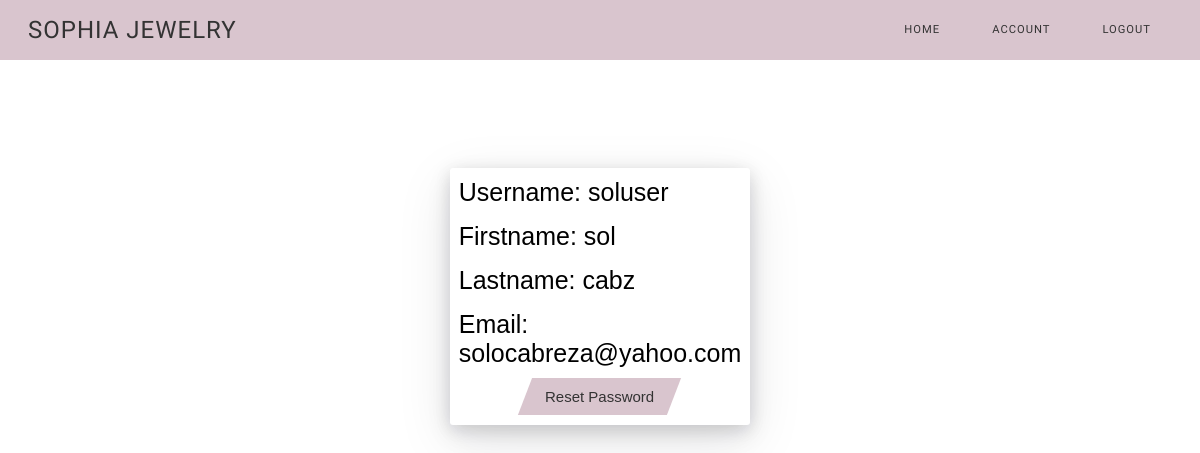
The app's page /account.php (signed in) with its own data.
### tables this page shows
CREATE TABLE `users` (
  `id` int(100) NOT NULL,
  `username` varchar(100) NOT NULL,
  `FirstName` varchar(100) NOT NULL,
  `LastName` varchar(100) NOT NULL,
  `Email` varchar(100) NOT NULL,
  `password` varchar(100) NOT NULL,
  `status` int(1) NOT NULL,
  `role` varchar(100) NOT NULL DEFAULT 'user'
);

### account.php (the view, shortened to what this page needs)
<?php
if (isset($_SESSION['username']) && isset($_SESSION['id'])) {
?>
<html lang="en">
<head>
</head>
    <link rel="stylesheet" type="text/css" href="css/navs.css" />
    <link rel="stylesheet" type="text/css" href="css/account.css" />
<body>
    <nav id="navbar" class="">
      <div class="nav-wrapper">
        <div class="logo">
          <a href="#home"><i class="fa fa-angellist"></i> Sophia Jewelry</a>
        </div>
        <ul id="menu">
          <li><a href="home.php">Home</a></li>
          <li><a href="account.php">Account</a></li>
          <li><a href="logout.php">Logout</a></li>
        </ul>
      </div>
    </nav>
    <div class="menuIcon">
    </div>
    <section>
        <?php
            require'db_conn.php';
            $strSQL = "SELECT * FROM users WHERE id = '".$_SESSION['id']."' ";
            $rs = mysqli_query($conn, $strSQL);
            while($fetch = mysqli_fetch_assoc($rs)) {
        ?>
        <div class=userForm>
            <div class="userDetails">
                <p>Username: <?php echo $fetch['username']?></p>
                <p>Firstname: <?php echo $fetch['FirstName']?></p>
                <p>Lastname: <?php echo $fetch['LastName']?></p>
                <p>Email: <?php echo $fetch['Email']?></p>
            </div>
            <a  href="changePass.php" class="reset">
                <span>Reset Password</span>
            </a>
        </div>
        <?php } ?>
    </section>
</body>
</html>
<?php }else{
	header("Location: index.php");
} ?>

### css/navs.css (style rules this page uses)
* { border: 0; box-sizing: border-box; margin: 0; font-weight: 500; padding: 0; }
body { font-family: 'Montseratt', sans-serif; padding-top: 80px; }
a { color: inherit; font-size: inherit; text-decoration: none; }
#navbar { font-family: 'Della Respira', serif; background: #d9c5ce; color: #333; position: fixed; top: 0; height: 60px; line-height: 60px; width: 100vw; z-index: 10; }
.nav-wrapper { margin: auto; text-align: center; width: 100%; }
#menu { padding-right: 25px; }
.logo { float: left; margin-left: 28px; font-size: 1.5em; height: 60px; letter-spacing: 1px; text-transform: uppercase; }
#navbar ul { display: block; float: right; list-style: none; margin-top: -2px; text-align: right; transition: transform 0.5s ease-out; -webkit-transition: transform 0.5s ease-out; }
@media (orientation: landscape) { #navbar ul { display: inline-block; } }
#navbar li { display: inline-block; }
#navbar li a { color: #333; display: block; font-size: 0.7em; height: 50px; letter-spacing: 1px; margin: 0 20px; padding: 0 4px; position: relative; text-decoration: none; text-transform: uppercase; transition: all 0.5s ease; -webkit-transition: all 0.5s ease; }
#navbar li a:before, #navbar li a:after { content: ''; position: absolute; width: 0%; height: 1px; bottom: -1px; background: rgb(13, 26, 38); }
#navbar li a:before { left: 0; transition: 0.5s; }
#navbar li a:after { background: rgb(13, 26, 38); right: 0; }

### css/account.css (style rules this page uses)
.userForm { display: flex; flex-direction: column; gap:10px; width: 25%; align-items: center; margin: 70px auto; background: white; padding: 10px; border-radius: 3px; box-shadow: rgba(17, 17, 26, 0.1) 0px 4px 16px, rgba(17, 17, 26, 0.1) 0px 8px 24px, rgba(17, 17, 26, 0.1) 0px 16px 56px; }
.reset { color: #333; background: #d9c5ce; border: none; padding: 10px 20px; display: inline-block; font-size: 15px; font-weight: 600; cursor: pointer; transform: skew(-21deg); }
span { display: inline-block; transform: skew(21deg); }
.reset::before { content: ''; position: absolute; top: 0; bottom: 0; right: 100%; left: 0; background: #333; opacity: 0; z-index: -1; transition: all 0.5s; }
.userDetails { display:flex; flex-direction: column; gap: 15px; font-size: 25px; }

### records on screen
users: username "soluser", FirstName "sol", LastName "cabz", Email "solocabreza@yahoo.com"
